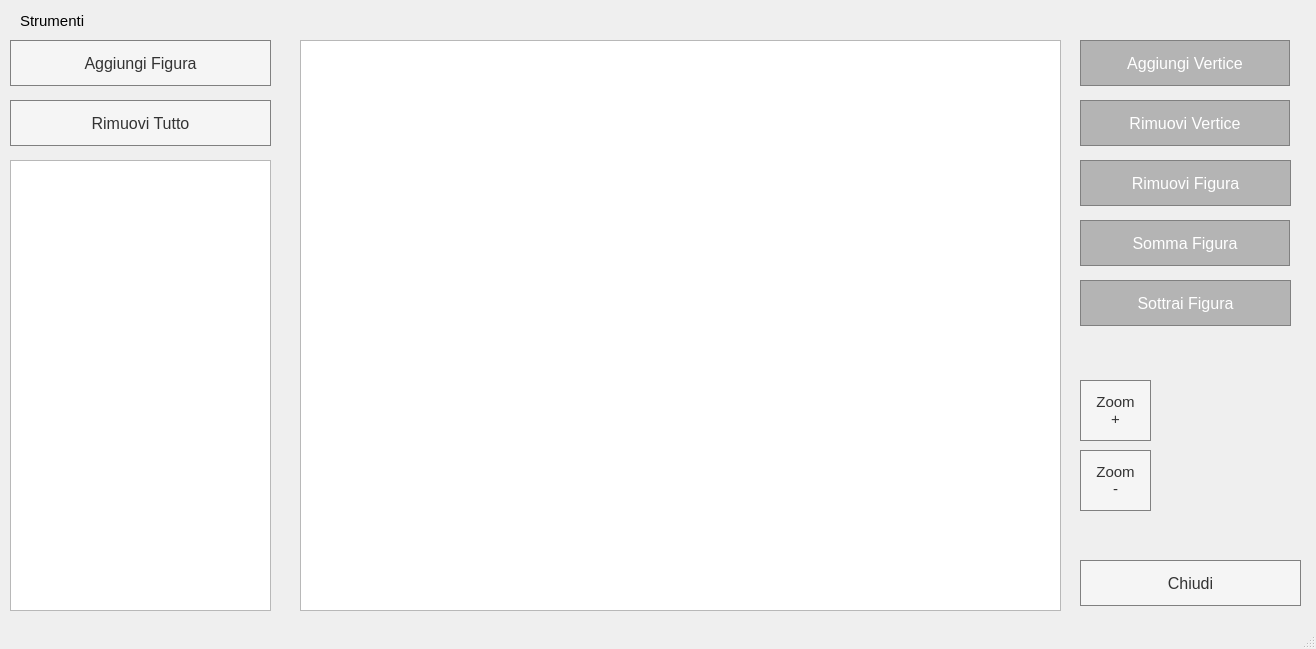
<?xml version="1.0" encoding="UTF-8"?>
<ui version="4.0">
 <class>MainWindow</class>
 <widget class="QMainWindow" name="MainWindow">
  <property name="geometry">
   <rect>
    <x>0</x>
    <y>0</y>
    <width>1316</width>
    <height>649</height>
   </rect>
  </property>
  <property name="sizePolicy">
   <sizepolicy hsizetype="Fixed" vsizetype="Fixed">
    <horstretch>0</horstretch>
    <verstretch>0</verstretch>
   </sizepolicy>
  </property>
  <property name="minimumSize">
   <size>
    <width>686</width>
    <height>10</height>
   </size>
  </property>
  <property name="maximumSize">
   <size>
    <width>1800</width>
    <height>900</height>
   </size>
  </property>
  <property name="windowTitle">
   <string>MainWindow</string>
  </property>
  <widget class="QWidget" name="centralwidget">
   <widget class="QGraphicsView" name="graphicsView">
    <property name="enabled">
     <bool>true</bool>
    </property>
    <property name="geometry">
     <rect>
      <x>300</x>
      <y>40</y>
      <width>761</width>
      <height>571</height>
     </rect>
    </property>
    <property name="sizePolicy">
     <sizepolicy hsizetype="Expanding" vsizetype="Expanding">
      <horstretch>0</horstretch>
      <verstretch>0</verstretch>
     </sizepolicy>
    </property>
    <property name="minimumSize">
     <size>
      <width>0</width>
      <height>0</height>
     </size>
    </property>
    <property name="cursor" stdset="0">
     <cursorShape>CrossCursor</cursorShape>
    </property>
    <property name="styleSheet">
     <string notr="true"/>
    </property>
   </widget>
   <widget class="QPushButton" name="aggiungifigura">
    <property name="geometry">
     <rect>
      <x>10</x>
      <y>40</y>
      <width>261</width>
      <height>46</height>
     </rect>
    </property>
    <property name="font">
     <font>
      <pointsize>12</pointsize>
     </font>
    </property>
    <property name="cursor">
     <cursorShape>PointingHandCursor</cursorShape>
    </property>
    <property name="styleSheet">
     <string notr="true">QPushButton{
background-color:rgb(245,245,245);
border: 1px solid gray;
color:#333;
}</string>
    </property>
    <property name="text">
     <string>Aggiungi Figura</string>
    </property>
   </widget>
   <widget class="QPushButton" name="rimuoviTuttoButton">
    <property name="geometry">
     <rect>
      <x>10</x>
      <y>100</y>
      <width>261</width>
      <height>46</height>
     </rect>
    </property>
    <property name="font">
     <font>
      <pointsize>12</pointsize>
     </font>
    </property>
    <property name="cursor">
     <cursorShape>PointingHandCursor</cursorShape>
    </property>
    <property name="styleSheet">
     <string notr="true">QPushButton{
background-color:rgb(245,245,245);
border: 1px solid gray;
color:#333;
}</string>
    </property>
    <property name="text">
     <string>Rimuovi Tutto</string>
    </property>
   </widget>
   <widget class="QPushButton" name="rimuoviVerticeButton">
    <property name="enabled">
     <bool>false</bool>
    </property>
    <property name="geometry">
     <rect>
      <x>1080</x>
      <y>100</y>
      <width>210</width>
      <height>46</height>
     </rect>
    </property>
    <property name="font">
     <font>
      <pointsize>12</pointsize>
     </font>
    </property>
    <property name="cursor">
     <cursorShape>PointingHandCursor</cursorShape>
    </property>
    <property name="styleSheet">
     <string notr="true">QPushButton{
background-color:rgb(180,180,180);
border: 1px solid gray;
color:white;
}

QPushButton:pressed{
background:qlineargradient(x1: 0, y1: 0, x2: 0, y2: 1,
																stop: 0 #dadbde, stop: 1 #f6f7fa)
}</string>
    </property>
    <property name="text">
     <string>Rimuovi Vertice</string>
    </property>
   </widget>
   <widget class="QPushButton" name="aggiungiVerticeButton">
    <property name="enabled">
     <bool>false</bool>
    </property>
    <property name="geometry">
     <rect>
      <x>1080</x>
      <y>40</y>
      <width>210</width>
      <height>46</height>
     </rect>
    </property>
    <property name="font">
     <font>
      <pointsize>12</pointsize>
     </font>
    </property>
    <property name="cursor">
     <cursorShape>PointingHandCursor</cursorShape>
    </property>
    <property name="styleSheet">
     <string notr="true">QPushButton{
background-color:rgb(180,180,180);
border: 1px solid gray;
color:white;
}

QPushButton:pressed{
background:qlineargradient(x1: 0, y1: 0, x2: 0, y2: 1,
																stop: 0 #dadbde, stop: 1 #f6f7fa)
}</string>
    </property>
    <property name="text">
     <string>Aggiungi Vertice</string>
    </property>
   </widget>
   <widget class="QLabel" name="label_3">
    <property name="geometry">
     <rect>
      <x>20</x>
      <y>10</y>
      <width>161</width>
      <height>21</height>
     </rect>
    </property>
    <property name="font">
     <font>
      <pointsize>11</pointsize>
     </font>
    </property>
    <property name="text">
     <string>Strumenti</string>
    </property>
   </widget>
   <widget class="QPushButton" name="quitButton">
    <property name="geometry">
     <rect>
      <x>1080</x>
      <y>560</y>
      <width>221</width>
      <height>46</height>
     </rect>
    </property>
    <property name="font">
     <font>
      <pointsize>12</pointsize>
     </font>
    </property>
    <property name="cursor">
     <cursorShape>PointingHandCursor</cursorShape>
    </property>
    <property name="styleSheet">
     <string notr="true">QPushButton{
background-color:rgb(245,245,245);
border: 1px solid gray;
color:#333;
}</string>
    </property>
    <property name="text">
     <string>Chiudi</string>
    </property>
   </widget>
   <widget class="QPushButton" name="zoommeno">
    <property name="geometry">
     <rect>
      <x>1080</x>
      <y>450</y>
      <width>71</width>
      <height>61</height>
     </rect>
    </property>
    <property name="font">
     <font>
      <pointsize>11</pointsize>
     </font>
    </property>
    <property name="cursor">
     <cursorShape>PointingHandCursor</cursorShape>
    </property>
    <property name="styleSheet">
     <string notr="true">QPushButton{
background-color:rgb(245,245,245);
border: 1px solid gray;
color:#333;
}</string>
    </property>
    <property name="text">
     <string>Zoom 
-</string>
    </property>
   </widget>
   <widget class="QPushButton" name="zoompiu">
    <property name="geometry">
     <rect>
      <x>1080</x>
      <y>380</y>
      <width>71</width>
      <height>61</height>
     </rect>
    </property>
    <property name="font">
     <font>
      <pointsize>11</pointsize>
     </font>
    </property>
    <property name="cursor">
     <cursorShape>PointingHandCursor</cursorShape>
    </property>
    <property name="styleSheet">
     <string notr="true">QPushButton{
background-color:rgb(245,245,245);
border: 1px solid gray;
color:#333;
}</string>
    </property>
    <property name="text">
     <string>Zoom 
+</string>
    </property>
   </widget>
   <widget class="QPushButton" name="rimuoviFiguraButton">
    <property name="enabled">
     <bool>false</bool>
    </property>
    <property name="geometry">
     <rect>
      <x>1080</x>
      <y>160</y>
      <width>211</width>
      <height>46</height>
     </rect>
    </property>
    <property name="font">
     <font>
      <pointsize>12</pointsize>
     </font>
    </property>
    <property name="cursor">
     <cursorShape>PointingHandCursor</cursorShape>
    </property>
    <property name="styleSheet">
     <string notr="true">QPushButton{
background-color:rgb(180,180,180);
border: 1px solid gray;
color:white;
}

QPushButton:pressed{
background:qlineargradient(x1: 0, y1: 0, x2: 0, y2: 1,
																stop: 0 #dadbde, stop: 1 #f6f7fa)
}</string>
    </property>
    <property name="text">
     <string>Rimuovi Figura</string>
    </property>
   </widget>
   <widget class="QTableWidget" name="PropertyTable">
    <property name="geometry">
     <rect>
      <x>10</x>
      <y>160</y>
      <width>261</width>
      <height>451</height>
     </rect>
    </property>
   </widget>
   <widget class="QPushButton" name="sottraiFiguraButton">
    <property name="enabled">
     <bool>false</bool>
    </property>
    <property name="geometry">
     <rect>
      <x>1080</x>
      <y>280</y>
      <width>211</width>
      <height>46</height>
     </rect>
    </property>
    <property name="font">
     <font>
      <pointsize>12</pointsize>
     </font>
    </property>
    <property name="cursor">
     <cursorShape>PointingHandCursor</cursorShape>
    </property>
    <property name="styleSheet">
     <string notr="true">QPushButton{
background-color:rgb(180,180,180);
border: 1px solid gray;
color:white;
}

QPushButton:pressed{
background:qlineargradient(x1: 0, y1: 0, x2: 0, y2: 1,
																stop: 0 #dadbde, stop: 1 #f6f7fa)
}</string>
    </property>
    <property name="text">
     <string>Sottrai Figura</string>
    </property>
   </widget>
   <widget class="QPushButton" name="sommaFiguraButton">
    <property name="enabled">
     <bool>false</bool>
    </property>
    <property name="geometry">
     <rect>
      <x>1080</x>
      <y>220</y>
      <width>210</width>
      <height>46</height>
     </rect>
    </property>
    <property name="font">
     <font>
      <pointsize>12</pointsize>
     </font>
    </property>
    <property name="cursor">
     <cursorShape>PointingHandCursor</cursorShape>
    </property>
    <property name="styleSheet">
     <string notr="true">QPushButton{
background-color:rgb(180,180,180);
border: 1px solid gray;
color:white;
}

QPushButton:pressed{
background:qlineargradient(x1: 0, y1: 0, x2: 0, y2: 1,
																stop: 0 #dadbde, stop: 1 #f6f7fa)
}</string>
    </property>
    <property name="text">
     <string>Somma Figura</string>
    </property>
   </widget>
  </widget>
  <widget class="QStatusBar" name="statusBar"/>
 </widget>
 <resources/>
 <connections/>
</ui>
